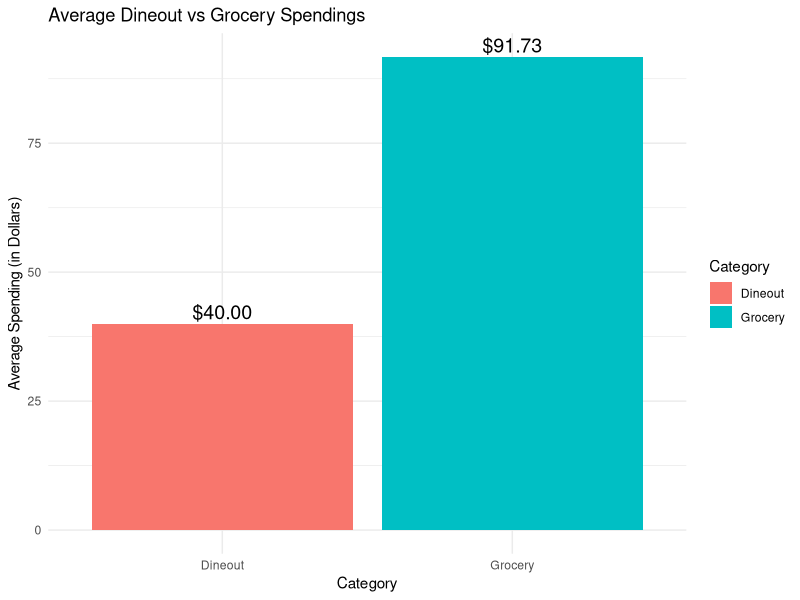

Source code (R):
## ---- chunk 1
library(tidyverse)
library(readr)
library(knitr)
## ---- chunk 2
grocery_data<-read.csv("survey_data.csv", header=TRUE)
## ---- chunk 3
grocery_data<-grocery_data %>% rename(
  Store = Q1, 
  Other_Store = Q2, 
  Produce = Q3_1, 
  Dairy = Q3_2, 
  Grain = Q3_3, 
  Baking = Q3_4, 
  Drinks = Q3_5, 
  Protein = Q3_6, 
  Freq_Dineout = Q1.1, 
  Resturant = Q2.1, 
  Other_Resturant = Q3, 
  Koko = Q4_1, 
  WingsOver = Q4_2, 
  Moosewood = Q4_3, 
  ThompsonBleeker = Q4_4, 
  Pokelava = Q4_5, 
  Appetizers = Q5_1, 
  Entrees = Q5_2, 
  Desserts = Q5_3, 
  Beverages = Q5_4)
## ---- chunk 4
grocery_data <- grocery_data[-c(1, 2), ] %>%
  select(-(1:11)) %>%
  filter(!is.na(Store) & Store != "")
## ---- chunk 5
grocery_data <- grocery_data %>%
  mutate(across(c("Produce", "Dairy", "Grain", "Baking", "Drinks", "Protein", "Appetizers", "Entrees", "Desserts", "Beverages"), ~ ifelse(. == "", 0, .))) %>% 
  mutate(across(c("Produce", "Dairy", "Grain", "Baking", "Drinks", "Protein","Appetizers", "Entrees", "Desserts", "Beverages"), as.numeric))

## ---- chunk 6
grocery_data <- grocery_data %>%
  mutate(Weekly_Grocery_Total = rowSums(across(c("Produce", "Dairy", "Grain", "Baking", "Drinks", "Protein")), na.rm = TRUE)) %>%
   mutate(Weekly_Dineout_Total = rowSums(across(c("Appetizers", "Entrees", "Desserts", "Beverages")), na.rm = TRUE)) %>%
  mutate(Weekly_Total = rowSums(across(c("Weekly_Grocery_Total", "Weekly_Dineout_Total")), na.rm = TRUE))

## ---- chunk 7
#weekly grocery vs dining out spending
avg_grocery <- mean(grocery_data$Weekly_Grocery_Total)
avg_dining <- mean(grocery_data$Weekly_Dineout_Total)

averages <- data.frame(
  Category = c("Grocery", "Dineout"),
  Average = c(avg_grocery, avg_dining)
)

# Load ggplot2 for plotting
library(ggplot2)

# Create bar chart
ggplot(averages, aes(x = Category, y = Average, fill = Category)) +
  geom_bar(stat = "identity") +
  geom_text(aes(label = paste0("$", format(round(Average, 2), nsmall = 2))), vjust = -0.3, size = 5) +
  labs(title = "Average Dineout vs Grocery Spendings", y = "Average Spending (in Dollars)") +
  theme_minimal()
